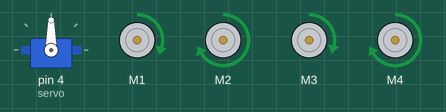
Recording of a sketch running on a simulated Arduino Uno, built with avr-gcc and run on an emulated ATmega328P. Shown: servo, 4 × DC motor (green arrow = forward, orange = backward, longer = faster).

Above: at 0.1 s.
Timing chart, 0 to 1.6 s (numbered marks = the images above):
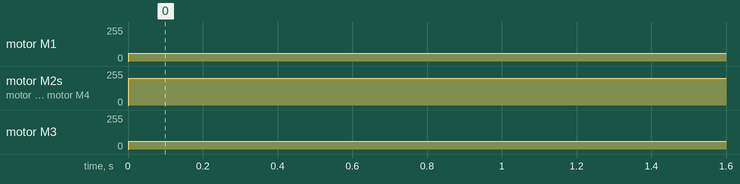

Measured:
- by itself, motor M1: stopped → forward 60/255 at 0.00 s
- by itself, motor M2, motor M4: stopped → forward 200/255 at 0.00 s
- by itself, motor M3: stopped → forward 57/255 at 0.00 s

The sketch:

MotoresShield.ino
```cpp
#include <Wire.h>
#include <Adafruit_MotorShield.h>
#include "utility/Adafruit_MS_PWMServoDriver.h"
#include <Servo.h>

Servo servo;

Adafruit_MotorShield MotDerEnf = Adafruit_MotorShield();
Adafruit_MotorShield MotDerAtr = Adafruit_MotorShield();

Adafruit_DCMotor *MDE = MotDerEnf.getMotor(1);
Adafruit_DCMotor *MDA = MotDerAtr.getMotor(2);

Adafruit_MotorShield MotIzqEnf = Adafruit_MotorShield();
Adafruit_MotorShield MotIzqAtr = Adafruit_MotorShield();

Adafruit_DCMotor *MIE = MotIzqEnf.getMotor(3);
Adafruit_DCMotor *MIA = MotIzqAtr.getMotor(4);

byte velMDE = 60; //MIA
byte velMDA = 200; //MDA
byte velMIE = 57; //MDE
byte velMIA = 200; //MIE


void setup() {
  Serial.begin(9600);

  servo.attach(4);

  MotDerEnf.begin();
  MotDerAtr.begin();
  MotIzqEnf.begin();
  MotIzqAtr.begin();

  MDE->run(RELEASE);
  MDA->run(RELEASE);
  MIE->run(RELEASE);
  MIA->run(RELEASE);
}

//Funcion que pone a los motores para avanzar
void Adelante()
{
  MDE->run(FORWARD);
  MDA->run(FORWARD);
  MIE->run(FORWARD);
  MIA->run(FORWARD);

  MDE->setSpeed(velMDE);
  MDA->setSpeed(velMDA);
  MIE->setSpeed(velMIE);
  MIA->setSpeed(velMIA);
}

//Funcion que detiene los motores
void Detenerse()
{
  MDE->run(RELEASE);
  MDA->run(RELEASE);
  MIE->run(RELEASE);
  MIA->run(RELEASE);
}

//Funcion que pone a los motores para ir de reversa
void Atras()
{
  MDE->run(BACKWARD);
  MDA->run(BACKWARD);
  MIE->run(BACKWARD);
  MIA->run(BACKWARD);

  MDE->setSpeed(velMDE);
  MDA->setSpeed(velMDA);
  MIE->setSpeed(velMIE);
  MIA->setSpeed(velMIA);
}

//analogWrite de los motores para girar a la derecha
void Derecha()
{
  MDE->run(BACKWARD);
  MDA->run(BACKWARD);
  MIE->run(FORWARD);
  MIA->run(FORWARD);

  MDE->setSpeed(velMDE);
  MDA->setSpeed(velMDA);
  MIE->setSpeed(velMIE);
  MIA->setSpeed(velMIA);
}
//analogWrite de los motores para girar a la izquierda
void Izquierda()
{
  MDE->run(FORWARD);
  MDA->run(FORWARD);
  MIE->run(BACKWARD);
  MIA->run(BACKWARD);

  MDE->setSpeed(velMDE);
  MDA->setSpeed(velMDA);
  MIE->setSpeed(velMIE);
  MIA->setSpeed(velMIA);
}

void loop() {
  Adelante();
}
```
